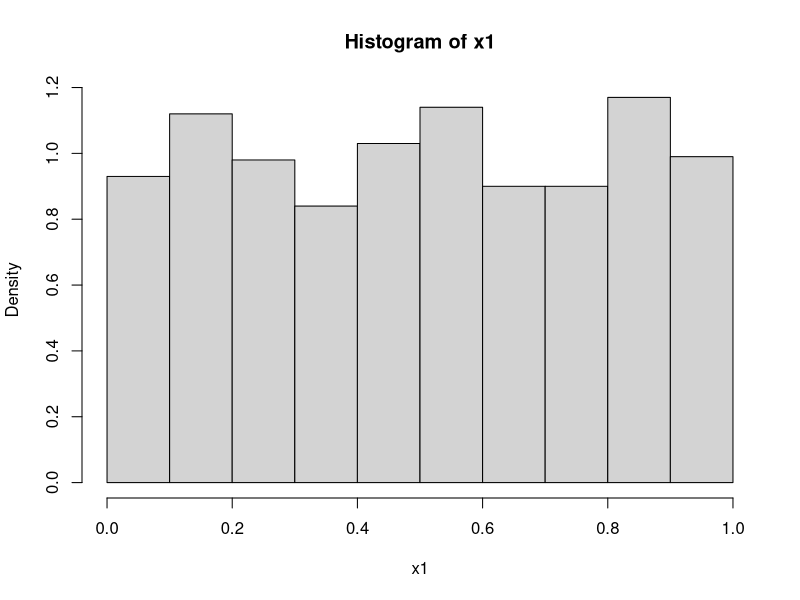
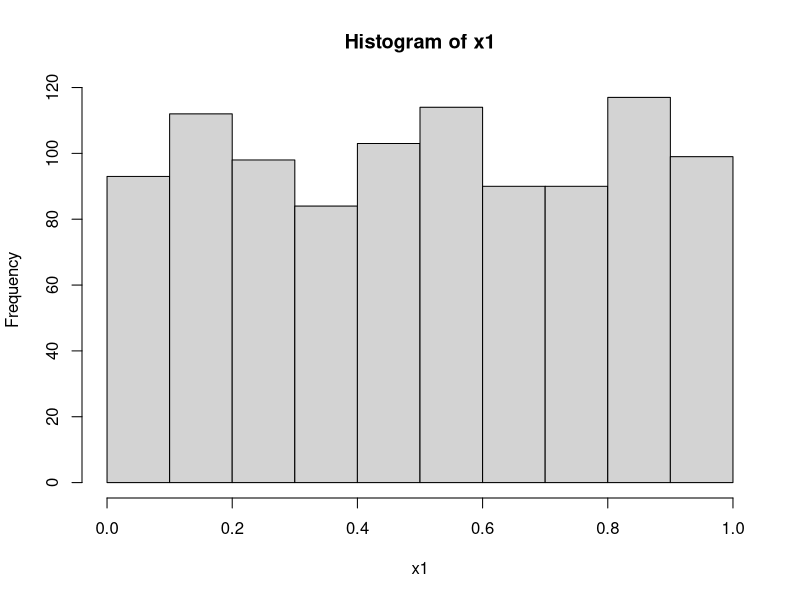
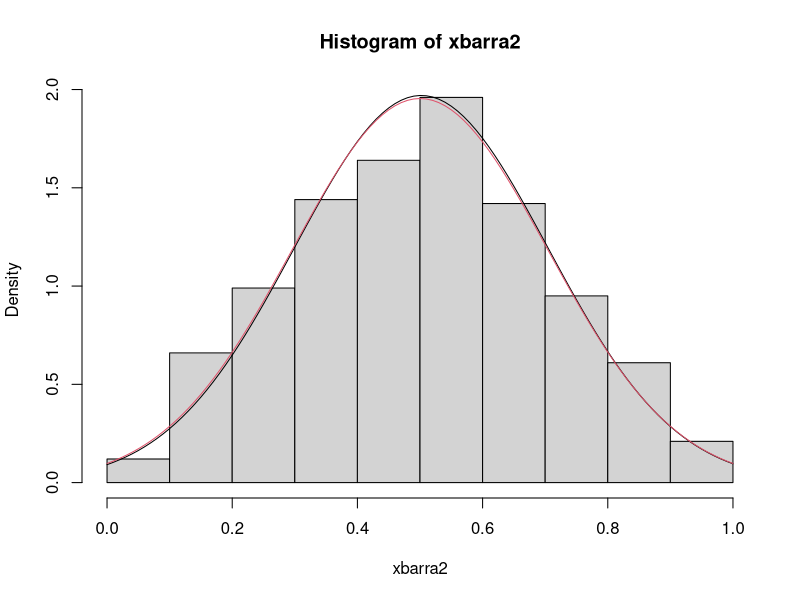
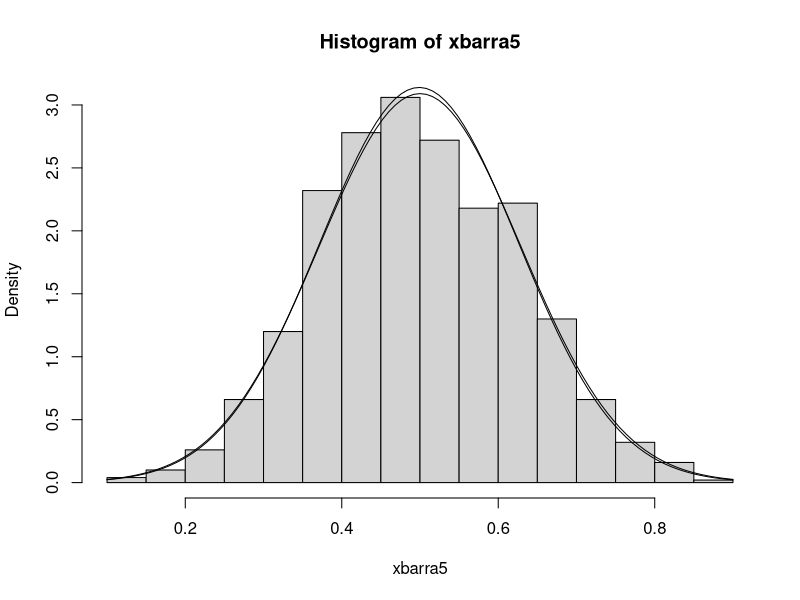
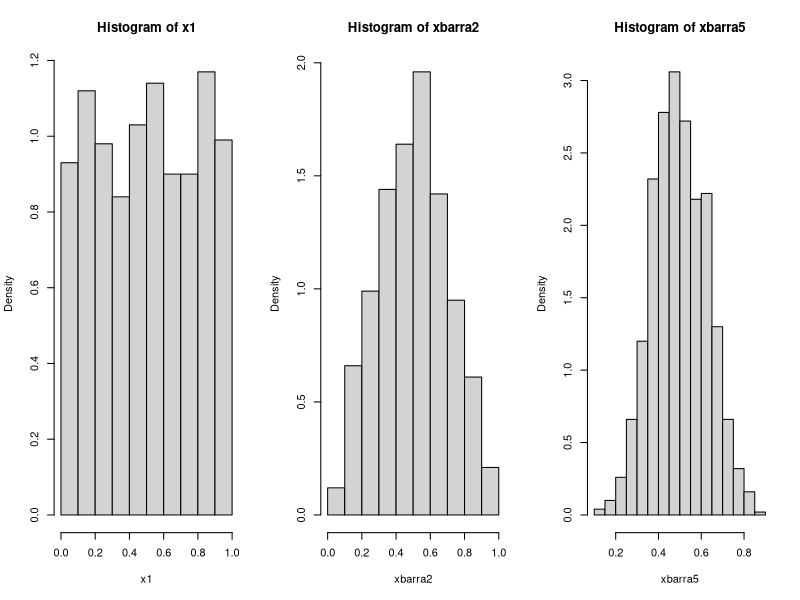
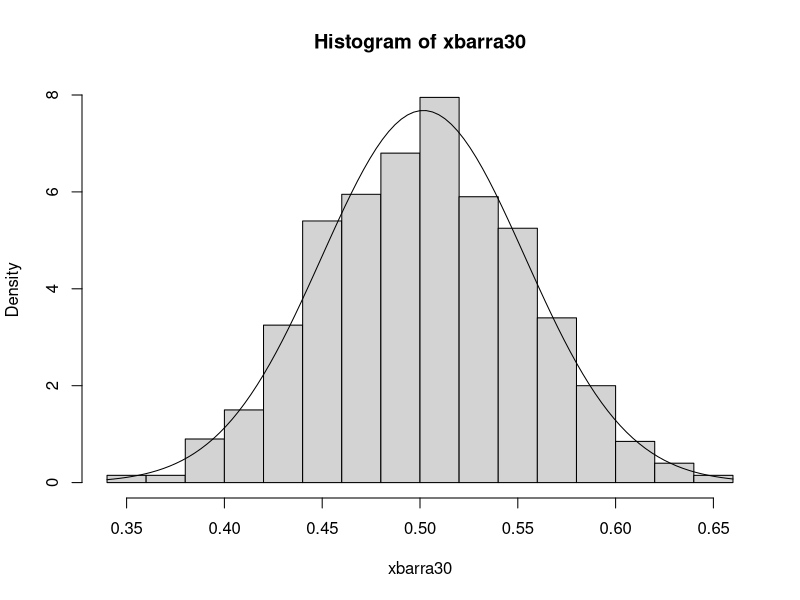
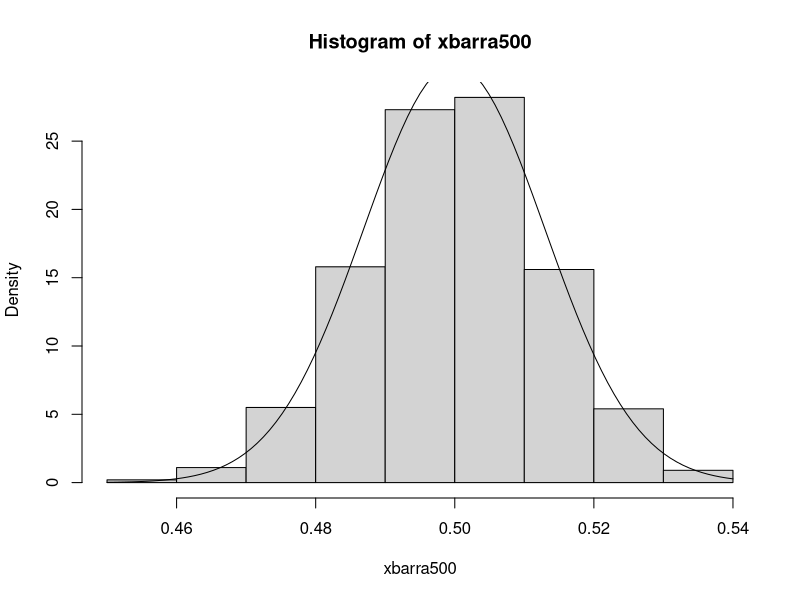
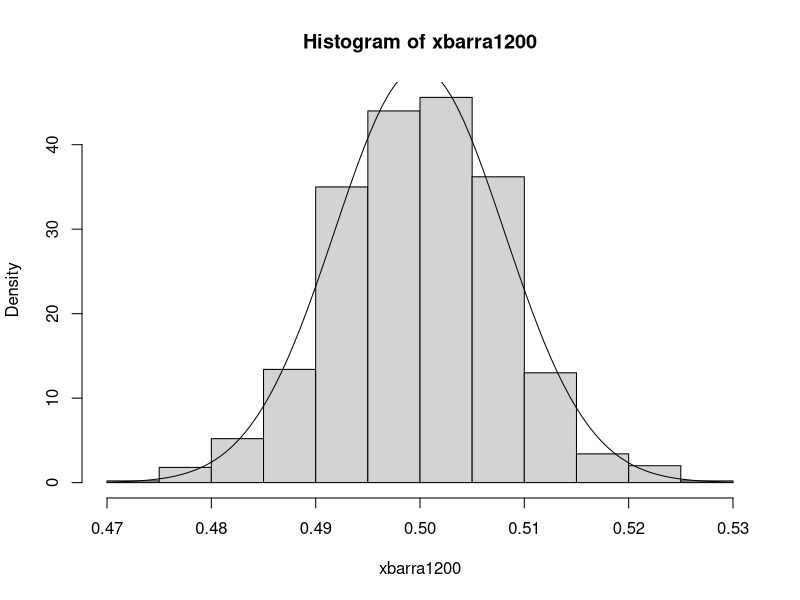

The R source for these figures, in order:
#Ejercicio de TCL en R: 

#a) caso n=1

#Con run if generamos los 1000 valores aleatorios 
x1<-runif(1000)

# Histograma de frecuencias relativas
hist(x1, prob = TRUE)

# Histogramas de frecuentas
hist(x1)

xbarra <- x1


#b) caso n=2

# Dos variables uniformes (0,1)
aa<-runif(2)
# El promedio de estas
x2<-mean(aa)

# Ahora repetimos 1000 veces. 

matriz2 <- matrix(0, nrow=2, ncol=1000)
#Genero dos columnas, una para cada observacion
for(i in 1:1000){ matriz2[,i] <- runif(2)}
matriz2[,1:4]
# aplicamos el promedio por columnas. Obtendremos un vector de 1000 coordenadas
# cada una es una variable aleatoria que es el promedio de dos uniformes (0,1) 
#independientes
# colMeans promedia todas las columnas
xbarra2<-colMeans(matriz2)

# Histograma
hist(xbarra2, prob=TRUE)
# Curve(dnorm(x, promedio, desvio standar))
curve(dnorm(x , mean(xbarra2) , sd(xbarra2)),add=TRUE)

curve(dnorm(x,0.5, sqrt(1/(12*2))),add = TRUE, col = 2)

#c) caso n=5
matriz5<-matrix(0,nrow=5, ncol=1000)
for(i in 1:1000){ matriz5[,i]<-runif(5)}
#chequeamos
dim(matriz5)

xbarra5<-colMeans(matriz5)
hist(xbarra5,prob=TRUE)
curve(dnorm(x,mean(xbarra5),sd(xbarra5)),add=TRUE)
curve(dnorm(x, 0.5, sqrt(1/(12*5)) ), add=TRUE)

#comparamos los 3 histogramas
par(mfrow=c(1,3))
hist(x1,probability=T)
hist(xbarra2,probability=T)
hist(xbarra5,probability=T)

par(mfrow=c(1,1))

#d) caso n=30
matriz30<-matrix(0,nrow=30, ncol=1000)
for(i in 1:1000){ matriz30[,i]<-runif(30)}

xbarra30<-colMeans(matriz30)
hist(xbarra30, prob=TRUE)

#En curve dnorm(x, ) pues usa funciones matematicas, la variable
curve(dnorm(x,mean(xbarra30),sd(xbarra30)),add=TRUE)


# caso n=500
matriz500<-matrix(0,nrow=500, ncol=1000)
for(i in 1:1000){ matriz500[,i]<-runif(500)}

xbarra500<-colMeans(matriz500)
hist(xbarra500,prob=TRUE)
curve(dnorm(x, mean(xbarra500), sd(xbarra500)),
      add=TRUE)


# caso n=1200
matriz1200<-matrix(0,nrow=1200, ncol=1000)
for(i in 1:1000){ matriz1200[,i]<-runif(1200)}

xbarra1200<-colMeans(matriz1200)
hist(xbarra1200,prob=TRUE)
curve(dnorm(x, mean(xbarra1200), sd(xbarra1200)),
      add=TRUE)



par(mfrow=c(2,3))
hist(x1,probability=T)
hist(xbarra2,probability=T)
hist(xbarra5,probability=T)
hist(xbarra30,probability=T)
hist(xbarra500,probability=T)
hist(xbarra1200,probability=T)

#Mejor aun, pongamos la misma escala en x para comparar

par(mfrow=c(2,3))
hist(x1,probability=T,xlim=c(0,1))
hist(xbarra2,probability=T,xlim=c(0,1))
hist(xbarra5,probability=T,xlim=c(0,1))
hist(xbarra30,probability=T,xlim=c(0,1))
hist(xbarra500,probability=T,xlim=c(0,1))
hist(xbarra1200,probability=T,xlim=c(0,1))

#pongamos tabi?n la misma escala en y

MM<-max(hist(xbarra1200,plot=F)$density)

par(mfrow=c(2,3))
hist(xbarra,probability=T,xlim=c(0,1),ylim=c(0,MM))
hist(xbarra2,probability=T,xlim=c(0,1),ylim=c(0,MM))
hist(xbarra5,probability=T,xlim=c(0,1) ,ylim=c(0,MM))
hist(xbarra30,probability=T,xlim=c(0,1) ,ylim=c(0,MM))
hist(xbarra500,probability=T,xlim=c(0,1) ,ylim=c(0,MM))
hist(xbarra1200,probability=T,xlim=c(0,1) ,ylim=c(0,MM))

# o bien, hagamos los graficos de estimaciones 
# de la densidad los 6 grupos de datos en el mismo grafico
# density hace un "histograma suavizado" que es mas facil de mirar

par(mfrow=c(1,1))
plot(density(xbarra1200),xlim=c(0,1),lwd=2,main="Densidades estimadas para los 
promedios de n observaciones U(0,1)")
lines(density(xbarra500),col=2,lwd=2)
lines(density(xbarra30),col=6,lwd=2)
lines(density(xbarra5),col=4,lwd=2)
lines(density(xbarra2),col=5,lwd=2)
lines(density(xbarra),col=3,lwd=2)
legend( "topright", c("n = 1", "n = 2","n = 5", "n = 30","n = 500","n = 1200"), col = c(3,5,4,6,2,1),lty = rep(1,6), lwd =rep(2,6),cex=0.8)

# para verlos en la misma escala podemos hacer los boxplots
boxplot(xbarra,xbarra2,xbarra5,
        xbarra30,xbarra500,xbarra1200,
        names=c("n=1", "n=2","n=5", "n=30",
                "n=500","n=1200"))

#medias muestrales
mean(xbarra)
mean(xbarra2)
mean(xbarra5)
mean(xbarra30)
mean(xbarra500)
mean(xbarra1200)

#varianzas muestrales

var(xbarra)
var(xbarra2)
var(xbarra5)
var(xbarra30)
var(xbarra500)
var(xbarra1200)
1/12
1/(12*2)
1/(12*5)
1/(12*30)
1/(12*500)
1/(12*1200)

par(mfrow=c(2,3))
qqnorm(xbarra)
qqline(xbarra,col="red", lwd=3)
qqnorm(xbarra2)
qqline(xbarra2,col="red",lwd=3)
qqnorm(xbarra5)
qqline(xbarra5,col="red",lwd=3)
qqnorm(xbarra30)
qqline(xbarra30,col="red",lwd=3)
qqnorm(xbarra500)
qqline(xbarra500,col="red",lwd=3)
qqnorm(xbarra1200)
qqline(xbarra1200,col="red",lwd=3)


qqplot(runif(1000),xbarra)
cuantiles_uniformes <-
        qunif(seq(0,1,length = 1000))
qqplot(cuantiles_uniformes,xbarra)


#g) Estandaricemos a una escala adecuada para poder apreciar el comportamiento aleatorio de xbarra

e1<-(xbarra-0.5)*sqrt(1)/sqrt(1/12)
e2<-(xbarra2-0.5)*sqrt(2)/sqrt(1/12)
e5<-(xbarra5-0.5)*sqrt(5)/sqrt(1/12)
e30<-(xbarra30-0.5)*sqrt(30)/sqrt(1/12)
e500<-(xbarra500-0.5)*sqrt(500)/sqrt(1/12)
e1200<-(xbarra1200-0.5)*sqrt(1200)/sqrt(1/12)

par(mfrow=c(2,3))
hist(e1,prob=TRUE)
hist(e2,prob=TRUE)
hist(e5,prob=TRUE)
hist(e30,prob=TRUE)
hist(e500,prob=TRUE)
hist(e1200,prob=TRUE)


par(mfrow=c(1,1))

plot(density(e1200),lwd=2,main="Densidades estimadas para los promedios estandarizados segun TCL
de n observaciones U(0,1)",ylim=c(0,0.41))
lines(density(e500),col=2,lwd=2)
lines(density(e30),col=6,lwd=2)
lines(density(e5),col=4,lwd=2)
lines(density(e2),col=5,lwd=2)
lines(density(e1),col=3,lwd=2)
lines(seq(-4,4,by=0.01),dnorm(seq(-4,4,by=0.01)),col=7,lwd=2)
legend( "topright", c("n = 1", "n = 2","n = 5", "n = 30","n = 500","n = 1200","densidad N(0,1)"), col = c(3,5,4,6,2,1,7),lty = rep(1,7), lwd =rep(2,7),cex=0.8)


par(mfrow=c(1,1))
boxplot(e1,e2,e5,e30,e500,e1200, names=c("n=1", "n=2","n=5", "n=30","n=500","n=1200"))

##################################

# caso cauchy


x1<-rcauchy(1000)
hist(x1,prob=TRUE)

aa<-rcauchy(2)
x2<-mean(aa)
x2
# Ahora repetimos 1000 veces. 

matriz2<-matrix(0,nrow=2,ncol=1000)
for(i in 1:1000){ matriz2[,i]<-rcauchy(2)}

xbarra2<-colMeans(matriz2)


hist(xbarra2,prob=TRUE)


matriz5<-matrix(0,nrow=5, ncol=1000)
for(i in 1:1000){ matriz5[,i]<-rcauchy(5)}

xbarra5<-colMeans(matriz5)
hist(xbarra5,prob=TRUE)


matriz30<-matrix(0,nrow=30, ncol=1000)
for(i in 1:1000){ matriz30[,i]<-rcauchy(30)}

xbarra30<-colMeans(matriz30)
hist(xbarra30,prob=TRUE)



matriz500<-matrix(0,nrow=500, ncol=1000)
for(i in 1:1000){ matriz500[,i]<-rcauchy(500)}

xbarra500<-colMeans(matriz500)
hist(xbarra500,prob=TRUE)

matriz1200<-matrix(0,nrow=1200, ncol=1000)
for(i in 1:1000){ matriz1200[,i]<-rcauchy(1200)}

xbarra1200<-colMeans(matriz1200)
hist(xbarra1200,prob=TRUE)


par(mfrow=c(2,3))
hist(x1,probability=T)
hist(xbarra2,probability=T)
hist(xbarra5,probability=T)
hist(xbarra30,probability=T)
hist(xbarra500,probability=T)
hist(xbarra1200,probability=T)


par(mfrow=c(1,1))
boxplot(x1,xbarra2,xbarra5,xbarra30,xbarra500,xbarra1200,
        names=c("n=1", "n=2","n=5", "n=30","n=500","n=1200"))

boxplot(x1,xbarra2,xbarra5,xbarra30,xbarra500,xbarra1200,
        names=c("n=1", "n=2","n=5", "n=30","n=500","n=1200"),
        outline = F)

##################################



# Caso binomial 


x1<-rbinom(1000,1,0.1)
hist(x1,prob=TRUE)

aa<-rbinom(2,1,0.1)
x2<-mean(aa)

# Ahora repetimos 1000 veces. 

matriz2<-matrix(0,nrow=2,ncol=1000)
for(i in 1:1000){ matriz2[,i]<-rbinom(2,1,0.1)}

# aplicamos el promedio por columnas. Obtendremos un vector de 1000 coordenadas
# cada una es una variable aleatoria que es el promedio de dos uniformes (0,1) 
#independientes
xbarra2<-colMeans(matriz2)


hist(xbarra2,prob=TRUE)


matriz5<-matrix(0,nrow=5, ncol=1000)
for(i in 1:1000){ matriz5[,i]<-rbinom(5,1,0.1)}

xbarra5<-colMeans(matriz5)
hist(xbarra5,prob=TRUE)


matriz30<-matrix(0,nrow=30, ncol=1000)
for(i in 1:1000){ matriz30[,i]<-rbinom(30,1,0.1)}

xbarra30<-colMeans(matriz30)
hist(xbarra30,prob=TRUE)
curve(dnorm(x,mean(xbarra30),sd(xbarra30)),add=TRUE)


matriz500<-matrix(0,nrow=500, ncol=1000)
for(i in 1:1000){ matriz500[,i]<-rbinom(500,1,0.1)}

xbarra500<-colMeans(matriz500)
hist(xbarra500,prob=TRUE)

matriz1200<-matrix(0,nrow=1200, ncol=1000)
for(i in 1:1000){ matriz1200[,i]<-rbinom(1200,1,0.1)}

xbarra1200<-colMeans(matriz1200)
hist(xbarra1200,prob=TRUE)



par(mfrow=c(2,3))
hist(x1,probability=T)
hist(xbarra2,probability=T)
hist(xbarra5,probability=T)
hist(xbarra30,probability=T)
hist(xbarra500,probability=T)
hist(xbarra1200,probability=T)

#Mejor aun, pongamos la misma escala en x para comparar

par(mfrow=c(2,3))
hist(x1,probability=T,xlim=c(0,1))
hist(xbarra2,probability=T,xlim=c(0,1))
hist(xbarra5,probability=T,xlim=c(0,1))
hist(xbarra30,probability=T,xlim=c(0,1))
hist(xbarra500,probability=T,xlim=c(0,1))
hist(xbarra1200,probability=T,xlim=c(0,1))

#pongamos tabi?n la misma escala en y

MM<-max(hist(xbarra1200,plot=F)$density)

par(mfrow=c(2,3))
hist(x1,probability=T,xlim=c(0,1),ylim=c(0,MM))
hist(xbarra2,probability=T,xlim=c(0,1),ylim=c(0,MM))
hist(xbarra5,probability=T,xlim=c(0,1) ,ylim=c(0,MM))
hist(xbarra30,probability=T,xlim=c(0,1) ,ylim=c(0,MM))
hist(xbarra500,probability=T,xlim=c(0,1) ,ylim=c(0,MM))
hist(xbarra1200,probability=T,xlim=c(0,1) ,ylim=c(0,MM))

# o bien, hagamos los graficos de estimaciones 
# de la densidad los 6 grupos de datos en el mismo grafico
# density hace un "histograma suavizado" que es mas facil de mirar

par(mfrow=c(1,1))
plot(density(xbarra1200),xlim=c(0,1),lwd=2,main="Densidades estimadas para los 
     promedios de n observaciones U(0,1)")
lines(density(xbarra500),col=2,lwd=2)
lines(density(xbarra30),col=6,lwd=2)
lines(density(xbarra5),col=4,lwd=2)
lines(density(xbarra2),col=5,lwd=2)
lines(density(x1),col=3,lwd=2)
legend( "topright", c("n = 1", "n = 2","n = 5", "n = 30","n = 500","n = 1200"), col = c(3,5,4,6,2,1),lty = rep(1,6), lwd =rep(2,6),cex=0.8)

# para verlos en la misma escala podemos hacer los boxplots
boxplot(x1,xbarra2,xbarra5,xbarra30,xbarra500,xbarra1200,
        names=c("n=1", "n=2","n=5", "n=30","n=500","n=1200"))

#medias muestrales
mean(x1)
mean(xbarra2)
mean(xbarra5)
mean(xbarra30)
mean(xbarra500)
mean(xbarra1200)

#varianzas muestrales

var(x1)
var(xbarra2)
var(xbarra5)
var(xbarra30)
var(xbarra500)
var(xbarra1200)

0.1*0.9
0.1*0.9/2
0.1*0.9/5
0.1*0.9/30
0.1*0.9/500
0.1*0.9/1200

par(mfrow=c(2,3))
qqnorm(x1)
qqline(x1,col="red",lwd=3)
qqnorm(xbarra2)
qqline(xbarra2,col="red",lwd=3)
qqnorm(xbarra5)
qqline(xbarra5,col="red",lwd=3)
qqnorm(xbarra30)
qqline(xbarra30,col="red",lwd=3)
qqnorm(xbarra500)
qqline(xbarra500,col="red",lwd=3)
qqnorm(xbarra1200)
qqline(xbarra1200,col="red",lwd=3)



e1<-(x1-0.1)/sqrt(0.1*0.9)
e2<-(xbarra2-0.1)/sqrt(0.1*0.9/2)
e5<-(xbarra5-0.1)/sqrt(0.1*0.9/5)
e30<-(xbarra30-0.1)/sqrt(0.1*0.9/30)
e500<-(xbarra500-0.1)/sqrt(0.1*0.9/500)
e1200<-(xbarra1200-0.1)/sqrt(0.1*0.9/1200)


par(mfrow=c(2,3))
hist(e1,prob=TRUE)
hist(e2,prob=TRUE)
hist(e5,prob=TRUE)
hist(e30,prob=TRUE)
hist(e500,prob=TRUE)
hist(e1200,prob=TRUE)


par(mfrow=c(1,1))



plot(density(e1200),lwd=2,main="Densidades estimadas para los promedios estandarizados segun TCL
     de n observaciones B(1,0.1)",xlim=c(-4,4))
lines(density(e500),col=2,lwd=2)
lines(density(e30),col=6,lwd=2)
lines(density(e5),col=4,lwd=2)
lines(density(e2),col=5,lwd=2)
lines(density(e1),col=3,lwd=2)
lines(seq(-4,4,by=0.01),dnorm(seq(-4,4,by=0.01)),col=7,lwd=2)
legend( "topright", c("n = 1", "n = 2","n = 5", "n = 30","n = 500","n = 1200","densidad N(0,1)"), col = c(3,5,4,6,2,1,7),lty = rep(1,7), lwd =rep(2,7),cex=0.8)


par(mfrow=c(1,1))
boxplot(e1,e2,e5,e30,e500,e1200, names=c("n=1", "n=2","n=5", "n=30","n=500","n=1200"))
